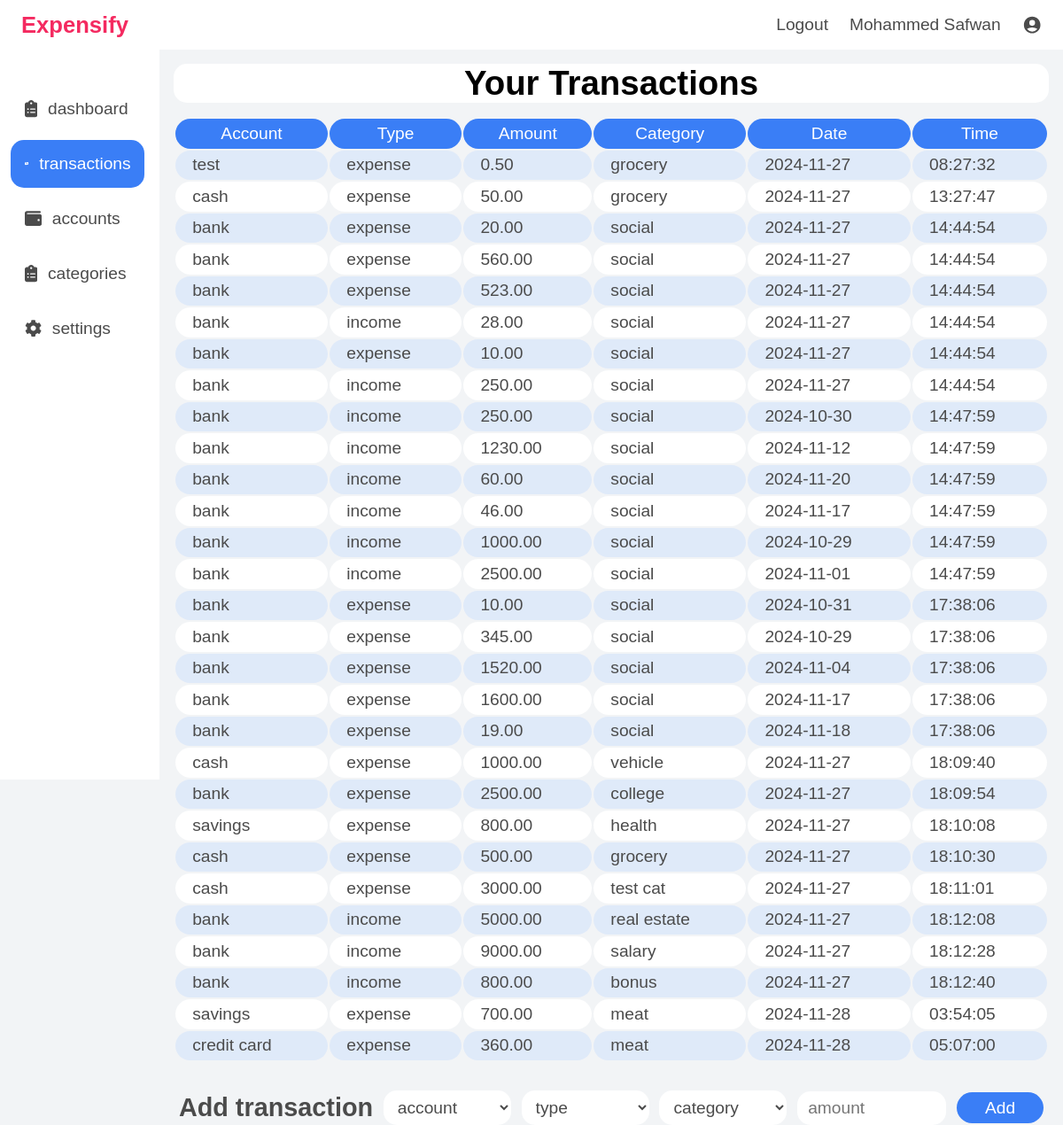
Page /transactions (signed in) on the earlier database version.
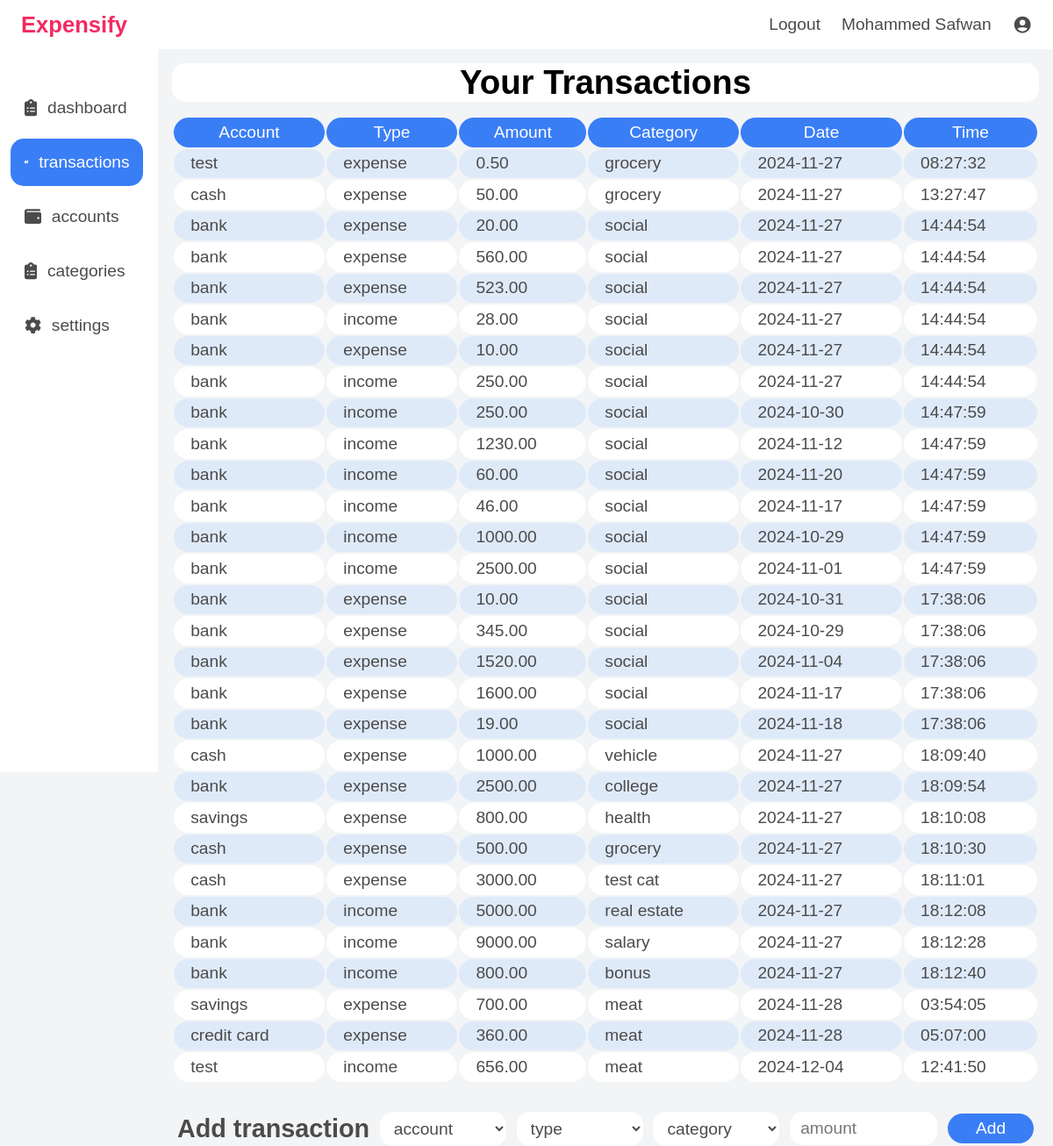
Same page on the later database version.
### tables this page shows
CREATE TABLE users(user_id INTEGER NOT NULL PRIMARY KEY AUTOINCREMENT, username TEXT NOT NULL, password TEXT NOT NULL, email TEXT, currency TEXT DEFAULT 'INR');

CREATE TABLE transactions (t_id INTEGER NOT NULL PRIMARY KEY AUTOINCREMENT, user_id INTEGER NOT NULL, account_id INTEGER NOT NULL, type TEXT NOT NULL, amount REAL NOT NULL, category TEXT NOT NULL, date TEXT DEFAULT current_date, time TEXT DEFAULT current_time, FOREIGN KEY(user_id) REFERENCES users(user_id), FOREIGN KEY(account_id) REFERENCES accounts(account_id), FOREIGN KEY(category) REFERENCES categories(category));

CREATE TABLE accounts (account_id INTEGER NOT NULL PRIMARY KEY AUTOINCREMENT, user_id INTEGER NOT NULL, name TEXT NOT NULL, balance REAL DEFAULT 0, icon TEXT NOT NULL, FOREIGN KEY(user_id) REFERENCES users(user_id));

### app.py (the view)
@app.route("/transactions", methods=["GET", "POST"])
@login_required
def transactions():
    if request.method == "POST":
        user_id = session["user_id"]
        account = request.form.get("account")
        if account == "" or not account:
            return dashApology("select an account")
        dbcon = sqlite3.connect("database.db")
        cursor = dbcon.cursor()
        cursor.execute(f"SELECT account_id FROM accounts WHERE name = '{account}' AND user_id = {user_id};")
        account_id = cursor.fetchall()[0][0]
        type = request.form.get("type")
        amount = request.form.get("amount")
        category = request.form.get("category")
        if not type or not amount or not category or amount == "":
            return dashApology("enter all values")
        try:
            if not isinstance(float(amount), float):
                return dashApology("enter valid amount")
            if float(amount) <= 0:
                return dashApology("enter positive amount")
        except ValueError:
            return dashApology("enter valid amount")
        cursor.execute(f"INSERT INTO transactions (user_id, account_id, type, amount, category) VALUES({user_id}, {account_id}, '{type}', {amount}, '{category}');")
        if type == "expense":
            cursor.execute(f"UPDATE accounts SET balance = balance - {amount} WHERE user_id = {user_id} AND name = '{account}';")
        elif type == "income":
            cursor.execute(f"UPDATE accounts SET balance = balance + {amount} WHERE user_id = {user_id} AND name = '{account}';")
        cursor.close()
        dbcon.commit()
        dbcon.close()
        return redirect("/transactions")
    else:
        user_id = session["user_id"]
        dbcon = sqlite3.connect("database.db")
        cursor = dbcon.cursor()
        cursor.execute(f"SELECT username FROM users WHERE user_id = {user_id};")
        username = cursor.fetchall()[0][0]
        cursor.execute(f"SELECT name, icon FROM accounts WHERE user_id = {user_id};")
        accounts = cursor.fetchall()
        cursor.execute(f"SELECT category, icon FROM categories WHERE user_id = {user_id};")
        categories = cursor.fetchall()
        cursor.execute(f"SELECT name, type, amount, category, date, time FROM transactions JOIN accounts ON transactions.account_id = accounts.account_id WHERE transactions.user_id = {user_id};")
        rows = cursor.fetchall()
        cursor.close()
        dbcon.close()
        return render_template("transactions.html", username=username, accounts=accounts, categories=categories, rows=rows)

### app.py (called while the page is built)
@app.after_request
def after_request(response):
    response.headers["Cache-Control"] = "no-cache, no-store, must-revalidate"
    response.headers["Expires"] = 0
    response.headers["Pragma"] = "no-cache"
    return response

### helpers.py (called while the page is built)
def login_required(f):
    @wraps(f)
    def decorated_function(*args, **kwargs):
        if session.get("user_id") is None:
            return redirect("/login")
        return f(*args, **kwargs)
    return decorated_function

### templates/transactions.html (shortened to what this page needs)
{% extends "dashLayout.html" %}
{% block nav %}
    <nav>
        <div class="nav-link">
            <a href="/dashboard">dashboard</a>
        </div>
        <div class="nav-link selected">
            <a href="/transactions">transactions</a>
        </div>
        <div class="nav-link">
            <a href="/accounts">accounts</a>
        </div>
        <div class="nav-link">
            <a href="/categories">categories</a>
        </div>
        <div class="nav-link">
            <a href="/settings">settings</a>
        </div>
    </nav>
{% endblock %}
{% block main %}
    <main style="height: 100%; width: 85%;">
        <div class="transaction-section">
            <div class="transaction-header">
                <h1>Your Transactions</h1>
            </div>
            <table>
                <thead>
                    <tr>
                        <th>Account</th>
                        <th>Type</th>
                        <th>Amount</th>
                        <th>Category</th>
                        <th>Date</th>
                        <th>Time</th>
                    </tr>
                </thead>
                <tbody>
                    {% for row in rows %}
                        <tr>
                            <td>{{ row[0] }}</td>
                            <td>{{ row[1] }}</td>
                            <td>{{ "%.2f"|format(row[2]) }}</td>
                            <td>{{ row[3] }}</td>
                            <td>{{ row[4] }}</td>
                            <td>{{ row[5] }}</td>
                        </tr>
                    {% endfor %}
                </tbody>
            </table>
            <form action="/transactions" method="post">
                <h2>Add transaction</h2>
                <select name="account">
                    <option selected disabled>account</option>
                </select>
                <select name="type">
                    <option selected disabled value="">type</option>
                </select>
                <select name="category">
                    <option selected disabled value="">category</option>
                </select>
                <input name="amount" autocomplete="off" placeholder="amount">
                <button type="submit">Add</button>
            </form>
        </div>
    </main>
{% endblock %}

### templates/dashLayout.html (shortened to what this page needs)
<!DOCTYPE html>
<html lang="en">
<head>
    <link rel="stylesheet" href="../static/dashboard.css">
</head>
<body>
    <header>
        <p>Expensify</p>
        <div class="header-links">
            <a href="/logout">Logout</a>
            <a>{{ username }}</a>
        </div>
    </header>
    <section style="display: flex; height: 93vh; width: 100vw; justify-content: space-between;">
        {% block nav %}{% endblock %}
        {% block main %}{% endblock %}
    </section>
</body>
</html>

### static/dashboard.css (style rules this page uses)
body { margin: 0; padding: 0; height: fit-content; width: 100%; overflow-x: hidden; font-size: 62.5%; background-color: #F2F4F6; }
h1 { font-family: 'Onest', sans-serif; font-weight: 700; font-size: 2.4rem; text-align: center; margin: 0 0; }
h2 { font-family: 'Onest', sans-serif; font-weight: 700; font-size: 1.8rem; color: #4B4B4B; margin: 0.1rem 0 1rem 0; }
p, a, label, svg, th, td { font-family: 'Onest', sans-serif; font-weight: 500; font-size: 1.2rem; color: #4B4B4B; text-decoration: none; }
button { font-family: 'Onest', sans-serif; font-weight: 500; font-size: 1.2rem; color: #ffffff; background-color: #3A7EF6; border-radius: 20px; border: none; padding: 0.4rem 2rem; width: fit-content; }
header p { font-weight: 700; font-size: 1.6rem; color: #F42A60; }
header { display: flex; flex-direction: row; height: 7vh; padding: 0 2%; align-items: center; justify-content: space-between; background-color: white; }
.header-links { display: flex; gap: 2vw; }
nav { display: flex; flex-direction: column; height: 93vh; width: 13%; padding: 5vh 1%; align-items: left; justify-content: start; gap: 1vh; background-color: white; }
.nav-link { display: flex; align-items: center; justify-content: start; gap: 10%; width: 10vw; padding: 2vh 10%; border-radius: 15px; }
.selected { background-color: #3A7EF6; }
.selected a, .selected svg { color: white; }
table { background-color: transparent; margin-bottom: 1rem; width: 100%; }
table th, table td { vertical-align: middle; border-radius: 20px; padding: 0.3em 1.2rem; }
thead tr { background-color: #3A7EF6; }
th { color: white; }
tbody tr { background-color: white; }
tbody tr:nth-of-type(odd) { background-color: rgb(179, 208, 255, 0.3) }
.transaction-section { display: flex; flex-direction: column; gap: 1rem; height: 100%; width: 100% - 2rem; padding: 1rem; }
.transaction-header { background-color: white; border-radius: 15px; height: 15vh; display: flex; align-items: center; justify-content: center; }
.transaction-section form h2 { margin: 0; }
.transaction-section form { display: flex; align-items: center; justify-content: space-around; width: 100%; }
.transaction-section input, .transaction-section select { width: 12vw; background-color: white; border-radius: 15px; border: none; padding: 0.5rem 0.75rem; font-family: 'Onest', sans-serif; font-size: 1.2rem; color: #4B4B4B; }

Differences in the rows shown:
added transactions: name "test", type "income", amount "656.00", category "meat", date "2024-12-04", time "12:41:50"
